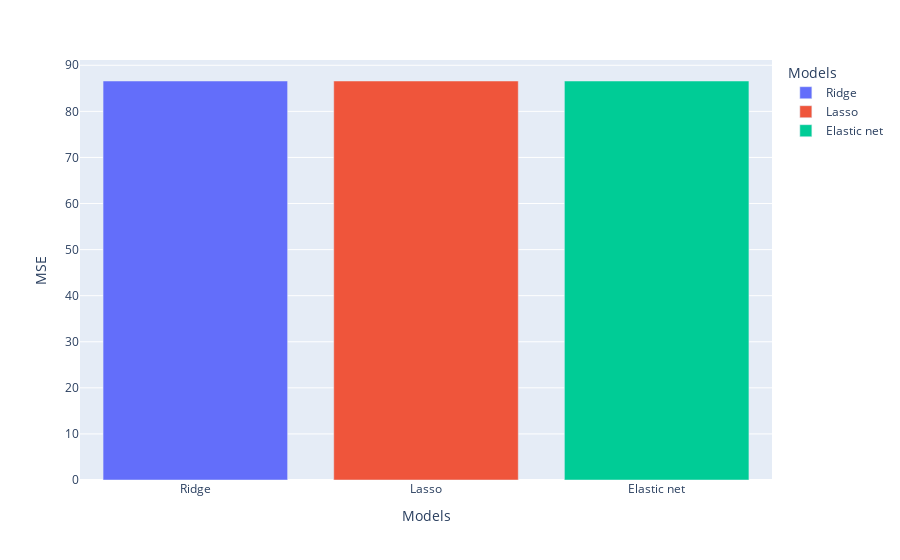

The code cell stored with this chart in its notebook:
### Code cell
import pandas as pd

mse_per_model_whole_dataset =  {'Models': models_names[0:len(models_names)-1], 'MSE': models_mse[0:len(models_mse)-1]}
mse_per_model_whole_dataset = pd.DataFrame(mse_per_model_whole_dataset)

mse_per_model_whole_dataset_plot = px.bar(mse_per_model_whole_dataset, x='Models', y='MSE', color='Models')
mse_per_model_whole_dataset_plot.show()

### Figure 1 — Plotly figure (JSON) as saved in the notebook; plotly's stock layout.template omitted (floating-point values rounded to 4 significant figures)
{"data": [{"alignmentgroup": "True", "hovertemplate": "Models=%{x}<br>MSE=%{y}<extra></extra>", "legendgroup": "Ridge", "marker": {"color": "#636efa", "pattern": {"shape": ""}}, "name": "Ridge", "offsetgroup": "Ridge", "orientation": "v", "showlegend": true, "textposition": "auto", "type": "bar", "x": ["Ridge"], "xaxis": "x", "y": [86.59], "yaxis": "y"}, {"alignmentgroup": "True", "hovertemplate": "Models=%{x}<br>MSE=%{y}<extra></extra>", "legendgroup": "Lasso", "marker": {"color": "#EF553B", "pattern": {"shape": ""}}, "name": "Lasso", "offsetgroup": "Lasso", "orientation": "v", "showlegend": true, "textposition": "auto", "type": "bar", "x": ["Lasso"], "xaxis": "x", "y": [86.59], "yaxis": "y"}, {"alignmentgroup": "True", "hovertemplate": "Models=%{x}<br>MSE=%{y}<extra></extra>", "legendgroup": "Elastic net", "marker": {"color": "#00cc96", "pattern": {"shape": ""}}, "name": "Elastic net", "offsetgroup": "Elastic net", "orientation": "v", "showlegend": true, "textposition": "auto", "type": "bar", "x": ["Elastic net"], "xaxis": "x", "y": [86.59], "yaxis": "y"}], "layout": {"barmode": "relative", "legend": {"title": {"text": "Models"}, "tracegroupgap": 0}, "margin": {"t": 60}, "xaxis": {"anchor": "y", "categoryarray": ["Ridge", "Lasso", "Elastic net"], "categoryorder": "array", "domain": [0, 1], "title": {"text": "Models"}}, "yaxis": {"anchor": "x", "domain": [0, 1], "title": {"text": "MSE"}}}}
